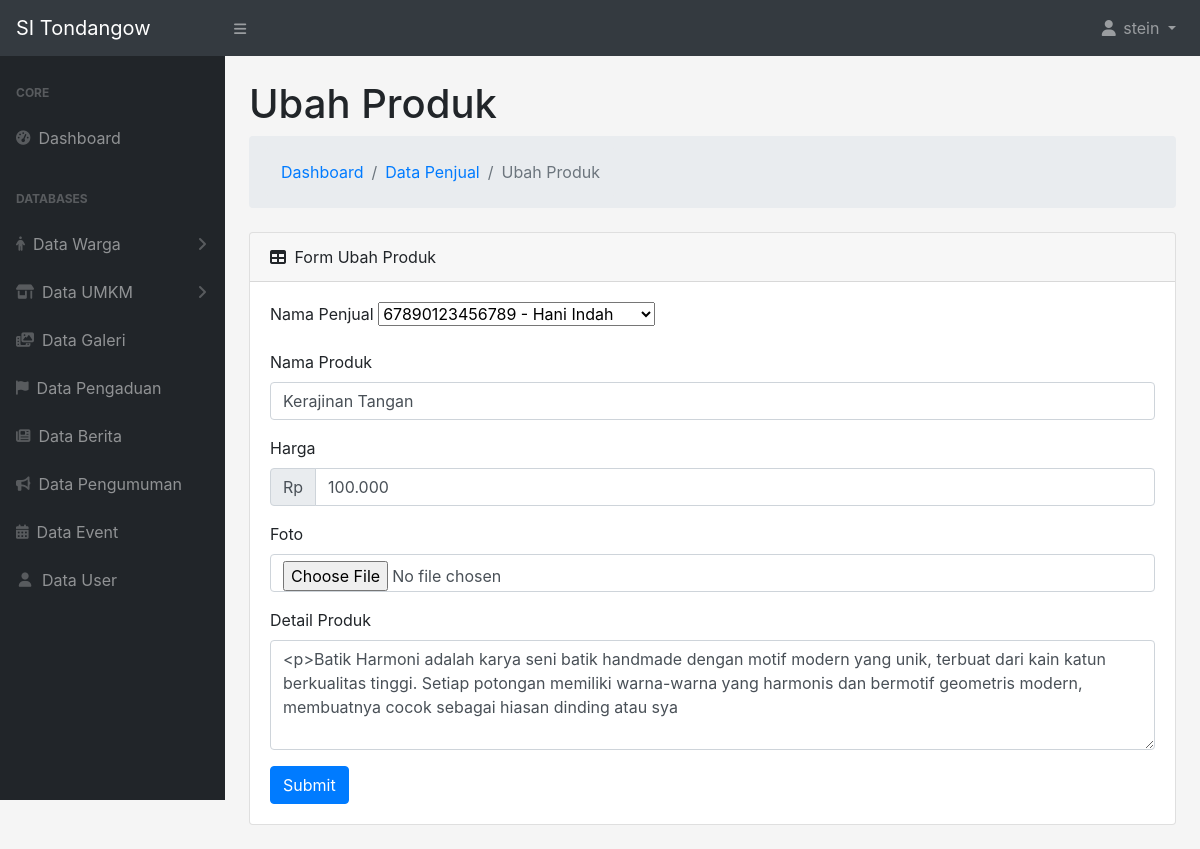
Screenshot of /adminSidesa/models/ubahProduk.php?id=11 (signed in) with the database file from the repository.
### tables this page shows
CREATE TABLE `produk` (
  `id_produk` int(11) NOT NULL,
  `id_penjual` int(11) NOT NULL,
  `nama_produk` varchar(255) NOT NULL,
  `harga` varchar(255) NOT NULL,
  `gambar` varchar(255) NOT NULL,
  `deskripsi` varchar(255) NOT NULL
);

CREATE TABLE `penduduk` (
  `id` int(11) NOT NULL,
  `no_kk` int(255) NOT NULL,
  `nik` varchar(255) NOT NULL,
  `nama` varchar(255) NOT NULL,
  `tanggal_lahir` date NOT NULL,
  `jenis_kelamin` varchar(255) NOT NULL,
  `agama` varchar(255) NOT NULL,
  `pekerjaan` varchar(255) NOT NULL,
  `alamat_lengkap` varchar(255) NOT NULL
);

### adminSidesa/functions/general.php (called while the page is built, shortened)
<?php
require_once 'dbconnect.php';
function query($query)
{
    global $dbconnect;
    $result = mysqli_query($dbconnect, $query);
    $rows = [];
    while ($row = mysqli_fetch_assoc($result)) {
        $rows[] = $row;
    }
    return $rows;
}
?>

### adminSidesa/models/ubahProduk.php (the view, shortened to what this page needs)
<?php
include '../templates/header.php';
$pageName = 'Ubah Produk';
$getId=$_GET['id'];
$queryProduk = query("SELECT DISTINCT
penduduk.nama,
penduduk.nik,
penjual.id_penjual,
penjual.nama_penjual,
penjual.no_telepon,
penjual.alamat_toko,
produk.id_produk,
produk.id_penjual,
produk.nama_produk,
produk.harga,
produk.gambar,
produk.deskripsi
FROM produk
JOIN penjual ON produk.id_penjual=penjual.id_penjual
JOIN penduduk ON penjual.nama_penjual=penduduk.id WHERE produk.id_produk='$getId'")[0];
?>
<div id="layoutSidenav_content">
    <main>
        <div class="container-fluid">
            <h1 class="mt-4"><?= $pageName ?></h1>
            <ol class="breadcrumb mb-4">
                <ol class="breadcrumb mb-0">
                    <li class="breadcrumb-item"><a href="../index.php">Dashboard</a></li>
                    <li class="breadcrumb-item"><a href="../controllers/dataPenjual.php">Data Penjual</a></li>
                    <li class="breadcrumb-item active"><?= $pageName ?></li>
                </ol>
            </ol>
            <div class="card mb-4">
                <div class="card-header">
                    <div>
                        <i class="fas fa-table mr-1 position-relative"></i>
                        Form <?= $pageName ?>
                    </div>
                </div>
                <div class="card-body">
                    <form name="form" id="form" action="#" method="post" enctype="multipart/form-data">
                        <div class="form-group">
                            <label for="nama_penjual">Nama Penjual</label>
                            <select name="nama_penjual" id="selectize" class="form-select" required>
                                <option selected value="<?=$queryProduk['id_penjual']?>"><?=$queryProduk['nik']?> - <?=$queryProduk['nama']?></option>
                            </select>
                        </div>
                        <div class="form-group">
                            <label for="nama_produk">Nama Produk</label>
                            <input value="<?=$queryProduk['nama_produk']?>" name="nama_produk" id="nama_produk" autocomplete="off" type="text" class="form-control" placeholder="..." required>
                        </div>
                        <label for="harga">Harga</label>
                        <div class="input-group mb-3">
                            <div class="input-group-prepend">
                                <span class="input-group-text">Rp</span>
                            </div>
                            <input value="<?=$queryProduk['harga']?>" id="harga" name="harga" type="text" class="form-control harga" aria-label="Amount (to the nearest dollar)" autocomplete="off">
                        </div>
                        <div class="mb-3">
                            <label for="namaFile" class="form-label">Foto</label>
                            <input id="namaFile" name="namaFile" class="form-control" type="file">
                        </div>
                        <div class="form-group">
                            <label for="detail_produk">Detail Produk</label>
                            <textarea cols="4" rows="4" form="form" name="detail_produk" id="detail_produk" autocomplete="off" type="text" class="form-control" placeholder="Tambahkan detail..." required><?=$queryProduk['deskripsi']?></textarea>
                        </div>
                        <button name="submit" id="submit" type="submit" class="btn btn-primary">Submit</button>
                    </form>
                </div>
            </div>
        </div>
    </main>
</div>
</div>
<?php include '../templates/footer.php'; ?>

### rows the page displays
produk: nama_penjual "67890123456789 - Hani Indah", harga "100.000", detail_produk "<p>Batik Harmoni adalah karya seni batik handmade dengan motif modern yang unik, terbuat dari kain katun berkualitas tinggi. Setiap potongan memiliki warna-warna yang harmonis dan bermotif geometris modern, membuatnya cocok sebagai hiasan dinding atau sya"

### other values shown
$_SESSION['username'] "stein"
$pageName "Ubah Produk"
